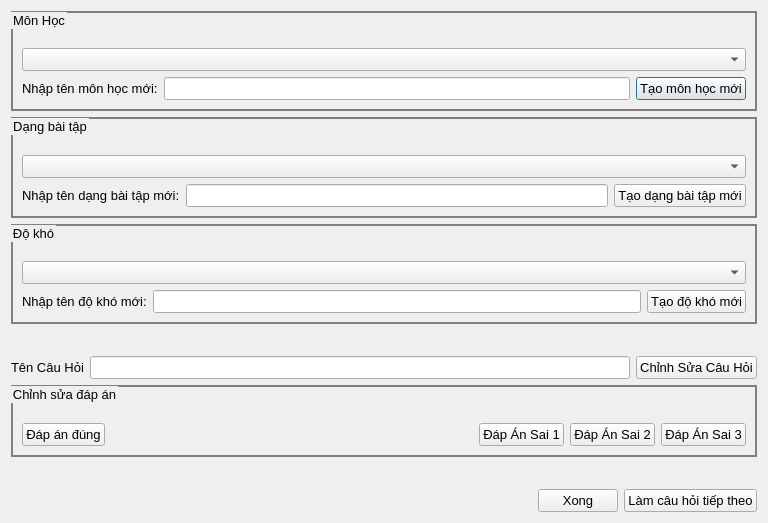
<?xml version="1.0" encoding="UTF-8"?>
<ui version="4.0">
 <class>CreateQuestion</class>
 <widget class="QDialog" name="CreateQuestion">
  <property name="geometry">
   <rect>
    <x>0</x>
    <y>0</y>
    <width>768</width>
    <height>523</height>
   </rect>
  </property>
  <property name="windowTitle">
   <string>Tạo câu hỏi mới</string>
  </property>
  <property name="styleSheet">
   <string notr="true">QGroupBox { 
     border: 2px solid grey; 
 } 
</string>
  </property>
  <layout class="QVBoxLayout" name="verticalLayout_2">
   <item>
    <widget class="QGroupBox" name="groupBox_Subject">
     <property name="font">
      <font>
       <family>Arial</family>
       <pointsize>10</pointsize>
       <weight>50</weight>
       <bold>false</bold>
      </font>
     </property>
     <property name="title">
      <string>Môn Học</string>
     </property>
     <layout class="QVBoxLayout" name="verticalLayout_3">
      <item>
       <layout class="QVBoxLayout" name="verticalLayout_Subject">
        <item>
         <spacer name="verticalSpacer">
          <property name="orientation">
           <enum>Qt::Vertical</enum>
          </property>
          <property name="sizeHint" stdset="0">
           <size>
            <width>20</width>
            <height>40</height>
           </size>
          </property>
         </spacer>
        </item>
        <item>
         <widget class="QComboBox" name="comboBox_Subject">
          <property name="font">
           <font>
            <family>Arial</family>
            <pointsize>10</pointsize>
           </font>
          </property>
         </widget>
        </item>
        <item>
         <layout class="QHBoxLayout" name="horizontalLayout_3">
          <item>
           <widget class="QLabel" name="label_5">
            <property name="font">
             <font>
              <family>Arial</family>
              <pointsize>10</pointsize>
             </font>
            </property>
            <property name="text">
             <string>Nhập tên môn học mới:</string>
            </property>
           </widget>
          </item>
          <item>
           <widget class="QLineEdit" name="lineEdit_NewSubject">
            <property name="font">
             <font>
              <family>Arial</family>
              <pointsize>10</pointsize>
             </font>
            </property>
           </widget>
          </item>
          <item>
           <widget class="QPushButton" name="pushButton_CreateSubject">
            <property name="font">
             <font>
              <family>Arial</family>
              <pointsize>10</pointsize>
             </font>
            </property>
            <property name="text">
             <string>Tạo môn học mới</string>
            </property>
           </widget>
          </item>
         </layout>
        </item>
       </layout>
      </item>
     </layout>
    </widget>
   </item>
   <item>
    <widget class="QGroupBox" name="groupBox_TypeofExercise">
     <property name="font">
      <font>
       <family>Arial</family>
       <pointsize>10</pointsize>
       <weight>50</weight>
       <bold>false</bold>
      </font>
     </property>
     <property name="title">
      <string>Dạng bài tập</string>
     </property>
     <layout class="QVBoxLayout" name="verticalLayout_4">
      <item>
       <layout class="QVBoxLayout" name="verticalLayout_TypeofExercise">
        <item>
         <spacer name="verticalSpacer_3">
          <property name="orientation">
           <enum>Qt::Vertical</enum>
          </property>
          <property name="sizeHint" stdset="0">
           <size>
            <width>20</width>
            <height>40</height>
           </size>
          </property>
         </spacer>
        </item>
        <item>
         <widget class="QComboBox" name="comboBox_TypeofExercise">
          <property name="font">
           <font>
            <family>Arial</family>
            <pointsize>10</pointsize>
           </font>
          </property>
         </widget>
        </item>
        <item>
         <layout class="QHBoxLayout" name="horizontalLayout_4">
          <item>
           <widget class="QLabel" name="label_6">
            <property name="font">
             <font>
              <family>Arial</family>
              <pointsize>10</pointsize>
             </font>
            </property>
            <property name="text">
             <string>Nhập tên dạng bài tập mới:</string>
            </property>
           </widget>
          </item>
          <item>
           <widget class="QLineEdit" name="lineEdit_NewTypeofExercise">
            <property name="font">
             <font>
              <family>Arial</family>
              <pointsize>10</pointsize>
             </font>
            </property>
           </widget>
          </item>
          <item>
           <widget class="QPushButton" name="pushButton_CreateTypeofExercise">
            <property name="font">
             <font>
              <family>Arial</family>
              <pointsize>10</pointsize>
             </font>
            </property>
            <property name="text">
             <string>Tạo dạng bài tập mới</string>
            </property>
           </widget>
          </item>
         </layout>
        </item>
       </layout>
      </item>
     </layout>
    </widget>
   </item>
   <item>
    <widget class="QGroupBox" name="groupBox_Difficulty">
     <property name="font">
      <font>
       <family>Arial</family>
       <pointsize>10</pointsize>
       <weight>50</weight>
       <bold>false</bold>
      </font>
     </property>
     <property name="title">
      <string>Độ khó</string>
     </property>
     <layout class="QVBoxLayout" name="verticalLayout_5">
      <item>
       <layout class="QVBoxLayout" name="verticalLayout_Difficulty">
        <item>
         <spacer name="verticalSpacer_5">
          <property name="orientation">
           <enum>Qt::Vertical</enum>
          </property>
          <property name="sizeHint" stdset="0">
           <size>
            <width>20</width>
            <height>40</height>
           </size>
          </property>
         </spacer>
        </item>
        <item>
         <widget class="QComboBox" name="comboBox_Difficulty">
          <property name="font">
           <font>
            <family>Arial</family>
            <pointsize>10</pointsize>
           </font>
          </property>
         </widget>
        </item>
        <item>
         <layout class="QHBoxLayout" name="horizontalLayout_5">
          <item>
           <widget class="QLabel" name="label_12">
            <property name="font">
             <font>
              <family>Arial</family>
              <pointsize>10</pointsize>
             </font>
            </property>
            <property name="text">
             <string>Nhập tên độ khó mới:</string>
            </property>
           </widget>
          </item>
          <item>
           <widget class="QLineEdit" name="lineEdit_NewDifficulty">
            <property name="font">
             <font>
              <family>Arial</family>
              <pointsize>10</pointsize>
             </font>
            </property>
           </widget>
          </item>
          <item>
           <widget class="QPushButton" name="pushButton_CreateDifficulty">
            <property name="font">
             <font>
              <family>Arial</family>
              <pointsize>10</pointsize>
             </font>
            </property>
            <property name="text">
             <string>Tạo độ khó mới</string>
            </property>
           </widget>
          </item>
         </layout>
        </item>
       </layout>
      </item>
     </layout>
    </widget>
   </item>
   <item>
    <spacer name="verticalSpacer_2">
     <property name="orientation">
      <enum>Qt::Vertical</enum>
     </property>
     <property name="sizeHint" stdset="0">
      <size>
       <width>20</width>
       <height>40</height>
      </size>
     </property>
    </spacer>
   </item>
   <item>
    <layout class="QVBoxLayout" name="verticalLayout_QuestionName">
     <item>
      <layout class="QHBoxLayout" name="horizontalLayout">
       <item>
        <widget class="QLabel" name="label_4">
         <property name="font">
          <font>
           <family>Arial</family>
           <pointsize>10</pointsize>
          </font>
         </property>
         <property name="text">
          <string>Tên Câu Hỏi</string>
         </property>
        </widget>
       </item>
       <item>
        <widget class="QLineEdit" name="lineEdit_QuestionName">
         <property name="font">
          <font>
           <family>Arial</family>
           <pointsize>10</pointsize>
          </font>
         </property>
        </widget>
       </item>
       <item>
        <widget class="QPushButton" name="pushButton_EditQuestion">
         <property name="font">
          <font>
           <family>Arial</family>
           <pointsize>10</pointsize>
          </font>
         </property>
         <property name="text">
          <string>Chỉnh Sửa Câu Hỏi</string>
         </property>
        </widget>
       </item>
      </layout>
     </item>
    </layout>
   </item>
   <item>
    <widget class="QGroupBox" name="groupBox_EditQuestion">
     <property name="font">
      <font>
       <family>Arial</family>
       <pointsize>10</pointsize>
      </font>
     </property>
     <property name="title">
      <string>Chỉnh sửa đáp án</string>
     </property>
     <layout class="QVBoxLayout" name="verticalLayout">
      <item>
       <spacer name="verticalSpacer_6">
        <property name="orientation">
         <enum>Qt::Vertical</enum>
        </property>
        <property name="sizeHint" stdset="0">
         <size>
          <width>20</width>
          <height>40</height>
         </size>
        </property>
       </spacer>
      </item>
      <item>
       <layout class="QHBoxLayout" name="horizontalLayout_6">
        <item>
         <widget class="QPushButton" name="pushButton_EditAnswerA">
          <property name="font">
           <font>
            <family>Arial</family>
            <pointsize>10</pointsize>
           </font>
          </property>
          <property name="text">
           <string>Đáp án đúng</string>
          </property>
         </widget>
        </item>
        <item>
         <spacer name="horizontalSpacer">
          <property name="orientation">
           <enum>Qt::Horizontal</enum>
          </property>
          <property name="sizeHint" stdset="0">
           <size>
            <width>40</width>
            <height>20</height>
           </size>
          </property>
         </spacer>
        </item>
        <item>
         <widget class="QPushButton" name="pushButton_EditAnswerB">
          <property name="font">
           <font>
            <family>Arial</family>
            <pointsize>10</pointsize>
           </font>
          </property>
          <property name="text">
           <string>Đáp Án Sai 1</string>
          </property>
         </widget>
        </item>
        <item>
         <widget class="QPushButton" name="pushButton_EditAnswerC">
          <property name="font">
           <font>
            <family>Arial</family>
            <pointsize>10</pointsize>
           </font>
          </property>
          <property name="text">
           <string>Đáp Án Sai 2</string>
          </property>
         </widget>
        </item>
        <item>
         <widget class="QPushButton" name="pushButton_EditAnswerD">
          <property name="font">
           <font>
            <family>Arial</family>
            <pointsize>10</pointsize>
           </font>
          </property>
          <property name="text">
           <string>Đáp Án Sai 3</string>
          </property>
         </widget>
        </item>
       </layout>
      </item>
     </layout>
    </widget>
   </item>
   <item>
    <spacer name="verticalSpacer_4">
     <property name="orientation">
      <enum>Qt::Vertical</enum>
     </property>
     <property name="sizeHint" stdset="0">
      <size>
       <width>20</width>
       <height>40</height>
      </size>
     </property>
    </spacer>
   </item>
   <item>
    <layout class="QHBoxLayout" name="horizontalLayout_2">
     <item>
      <spacer name="horizontalSpacer_2">
       <property name="font">
        <font>
         <family>Arial</family>
         <pointsize>10</pointsize>
        </font>
       </property>
       <property name="orientation">
        <enum>Qt::Horizontal</enum>
       </property>
       <property name="sizeHint" stdset="0">
        <size>
         <width>40</width>
         <height>20</height>
        </size>
       </property>
      </spacer>
     </item>
     <item>
      <widget class="QPushButton" name="pushButton_Finish">
       <property name="font">
        <font>
         <family>Arial</family>
         <pointsize>10</pointsize>
        </font>
       </property>
       <property name="text">
        <string>Xong</string>
       </property>
      </widget>
     </item>
     <item>
      <widget class="QPushButton" name="pushButton_Continue">
       <property name="font">
        <font>
         <family>Arial</family>
         <pointsize>10</pointsize>
        </font>
       </property>
       <property name="text">
        <string>Làm câu hỏi tiếp theo</string>
       </property>
      </widget>
     </item>
    </layout>
   </item>
  </layout>
 </widget>
 <resources/>
 <connections/>
</ui>
